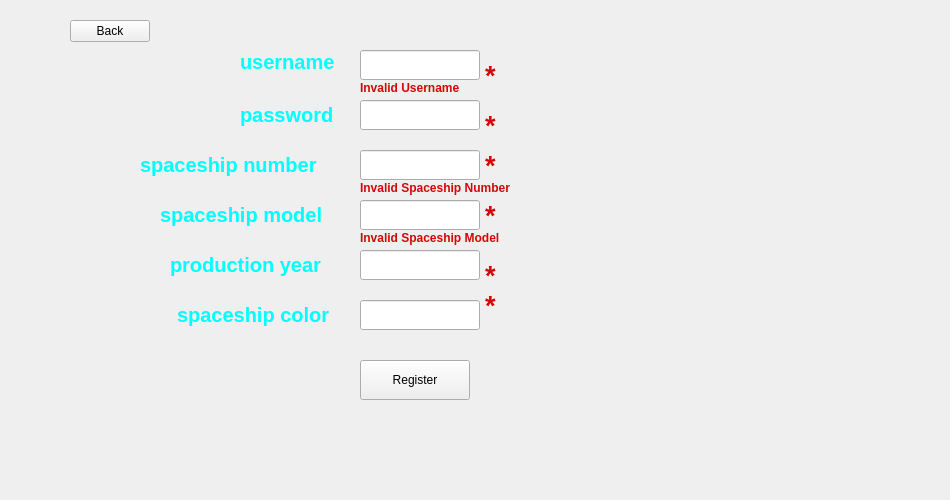
<?xml version="1.0" encoding="UTF-8"?>
<ui version="4.0">
 <class>driver_register</class>
 <widget class="QWidget" name="driver_register">
  <property name="geometry">
   <rect>
    <x>0</x>
    <y>0</y>
    <width>950</width>
    <height>500</height>
   </rect>
  </property>
  <property name="windowTitle">
   <string>Form</string>
  </property>
  <widget class="QLineEdit" name="lnusername">
   <property name="geometry">
    <rect>
     <x>360</x>
     <y>50</y>
     <width>120</width>
     <height>30</height>
    </rect>
   </property>
  </widget>
  <widget class="QLineEdit" name="lnpassword">
   <property name="geometry">
    <rect>
     <x>360</x>
     <y>100</y>
     <width>120</width>
     <height>30</height>
    </rect>
   </property>
  </widget>
  <widget class="QLineEdit" name="lnspaceship_num">
   <property name="geometry">
    <rect>
     <x>360</x>
     <y>150</y>
     <width>120</width>
     <height>30</height>
    </rect>
   </property>
  </widget>
  <widget class="QLineEdit" name="lnspaceship_model">
   <property name="geometry">
    <rect>
     <x>360</x>
     <y>200</y>
     <width>120</width>
     <height>30</height>
    </rect>
   </property>
  </widget>
  <widget class="QLineEdit" name="lnproduction_year">
   <property name="geometry">
    <rect>
     <x>360</x>
     <y>250</y>
     <width>120</width>
     <height>30</height>
    </rect>
   </property>
  </widget>
  <widget class="QLineEdit" name="lnspaceship_color">
   <property name="geometry">
    <rect>
     <x>360</x>
     <y>300</y>
     <width>120</width>
     <height>30</height>
    </rect>
   </property>
  </widget>
  <widget class="QLabel" name="username">
   <property name="geometry">
    <rect>
     <x>240</x>
     <y>50</y>
     <width>121</width>
     <height>21</height>
    </rect>
   </property>
   <property name="font">
    <font>
     <pointsize>15</pointsize>
     <weight>75</weight>
     <bold>true</bold>
    </font>
   </property>
   <property name="text">
    <string>&lt;html&gt;&lt;head/&gt;&lt;body&gt;&lt;p&gt;&lt;span style=&quot; color:#00ffff;&quot;&gt;username&lt;/span&gt;&lt;/p&gt;&lt;/body&gt;&lt;/html&gt;</string>
   </property>
  </widget>
  <widget class="QLabel" name="password">
   <property name="geometry">
    <rect>
     <x>240</x>
     <y>100</y>
     <width>121</width>
     <height>31</height>
    </rect>
   </property>
   <property name="font">
    <font>
     <pointsize>15</pointsize>
     <weight>75</weight>
     <bold>true</bold>
    </font>
   </property>
   <property name="text">
    <string>&lt;html&gt;&lt;head/&gt;&lt;body&gt;&lt;p&gt;&lt;span style=&quot; color:#00ffff;&quot;&gt;password&lt;/span&gt;&lt;/p&gt;&lt;/body&gt;&lt;/html&gt;</string>
   </property>
  </widget>
  <widget class="QLabel" name="model">
   <property name="geometry">
    <rect>
     <x>160</x>
     <y>200</y>
     <width>201</width>
     <height>31</height>
    </rect>
   </property>
   <property name="font">
    <font>
     <pointsize>15</pointsize>
     <weight>75</weight>
     <bold>true</bold>
    </font>
   </property>
   <property name="text">
    <string>&lt;html&gt;&lt;head/&gt;&lt;body&gt;&lt;p&gt;&lt;span style=&quot; color:#00ffff;&quot;&gt;spaceship model&lt;/span&gt;&lt;/p&gt;&lt;/body&gt;&lt;/html&gt;</string>
   </property>
  </widget>
  <widget class="QLabel" name="number">
   <property name="geometry">
    <rect>
     <x>140</x>
     <y>150</y>
     <width>211</width>
     <height>31</height>
    </rect>
   </property>
   <property name="font">
    <font>
     <pointsize>15</pointsize>
     <weight>75</weight>
     <bold>true</bold>
    </font>
   </property>
   <property name="text">
    <string>&lt;html&gt;&lt;head/&gt;&lt;body&gt;&lt;p&gt;&lt;span style=&quot; color:#00ffff;&quot;&gt;spaceship number&lt;/span&gt;&lt;/p&gt;&lt;/body&gt;&lt;/html&gt;</string>
   </property>
  </widget>
  <widget class="QLabel" name="production">
   <property name="geometry">
    <rect>
     <x>170</x>
     <y>250</y>
     <width>201</width>
     <height>31</height>
    </rect>
   </property>
   <property name="font">
    <font>
     <pointsize>15</pointsize>
     <weight>75</weight>
     <bold>true</bold>
    </font>
   </property>
   <property name="text">
    <string>&lt;html&gt;&lt;head/&gt;&lt;body&gt;&lt;p&gt;&lt;span style=&quot; color:#00ffff;&quot;&gt;production year&lt;/span&gt;&lt;/p&gt;&lt;/body&gt;&lt;/html&gt;</string>
   </property>
  </widget>
  <widget class="QLabel" name="color">
   <property name="geometry">
    <rect>
     <x>177</x>
     <y>300</y>
     <width>181</width>
     <height>31</height>
    </rect>
   </property>
   <property name="font">
    <font>
     <pointsize>15</pointsize>
     <weight>75</weight>
     <bold>true</bold>
    </font>
   </property>
   <property name="text">
    <string>&lt;html&gt;&lt;head/&gt;&lt;body&gt;&lt;p&gt;&lt;span style=&quot; color:#00ffff;&quot;&gt;spaceship color&lt;/span&gt;&lt;/p&gt;&lt;/body&gt;&lt;/html&gt;</string>
   </property>
  </widget>
  <widget class="QLabel" name="unfill_username">
   <property name="geometry">
    <rect>
     <x>485</x>
     <y>60</y>
     <width>21</width>
     <height>21</height>
    </rect>
   </property>
   <property name="font">
    <font>
     <pointsize>50</pointsize>
     <weight>75</weight>
     <bold>true</bold>
    </font>
   </property>
   <property name="text">
    <string>&lt;html&gt;&lt;head/&gt;&lt;body&gt;&lt;p&gt;&lt;span style=&quot; font-size:20pt; color:#d50606;&quot;&gt;*&lt;/span&gt;&lt;/p&gt;&lt;/body&gt;&lt;/html&gt;</string>
   </property>
  </widget>
  <widget class="QLabel" name="unfill_spaceship_model">
   <property name="geometry">
    <rect>
     <x>485</x>
     <y>200</y>
     <width>21</width>
     <height>21</height>
    </rect>
   </property>
   <property name="font">
    <font>
     <pointsize>20</pointsize>
     <weight>75</weight>
     <bold>true</bold>
    </font>
   </property>
   <property name="text">
    <string>&lt;html&gt;&lt;head/&gt;&lt;body&gt;&lt;p&gt;&lt;span style=&quot; color:#d50606;&quot;&gt;*&lt;/span&gt;&lt;/p&gt;&lt;/body&gt;&lt;/html&gt;</string>
   </property>
  </widget>
  <widget class="QLabel" name="unfill_spaceship_number">
   <property name="geometry">
    <rect>
     <x>485</x>
     <y>150</y>
     <width>21</width>
     <height>21</height>
    </rect>
   </property>
   <property name="font">
    <font>
     <pointsize>20</pointsize>
     <weight>75</weight>
     <bold>true</bold>
    </font>
   </property>
   <property name="text">
    <string>&lt;html&gt;&lt;head/&gt;&lt;body&gt;&lt;p&gt;&lt;span style=&quot; color:#d50606;&quot;&gt;*&lt;/span&gt;&lt;/p&gt;&lt;/body&gt;&lt;/html&gt;</string>
   </property>
  </widget>
  <widget class="QLabel" name="unfill_spaceship_color">
   <property name="geometry">
    <rect>
     <x>485</x>
     <y>290</y>
     <width>21</width>
     <height>21</height>
    </rect>
   </property>
   <property name="font">
    <font>
     <pointsize>20</pointsize>
     <weight>75</weight>
     <bold>true</bold>
    </font>
   </property>
   <property name="text">
    <string>&lt;html&gt;&lt;head/&gt;&lt;body&gt;&lt;p&gt;&lt;span style=&quot; color:#d50606;&quot;&gt;*&lt;/span&gt;&lt;/p&gt;&lt;/body&gt;&lt;/html&gt;</string>
   </property>
  </widget>
  <widget class="QLabel" name="unfill_production_year">
   <property name="geometry">
    <rect>
     <x>485</x>
     <y>260</y>
     <width>21</width>
     <height>21</height>
    </rect>
   </property>
   <property name="font">
    <font>
     <pointsize>20</pointsize>
     <weight>75</weight>
     <bold>true</bold>
    </font>
   </property>
   <property name="text">
    <string>&lt;html&gt;&lt;head/&gt;&lt;body&gt;&lt;p&gt;&lt;span style=&quot; color:#d50606;&quot;&gt;*&lt;/span&gt;&lt;/p&gt;&lt;/body&gt;&lt;/html&gt;</string>
   </property>
  </widget>
  <widget class="QLabel" name="unfill_password">
   <property name="geometry">
    <rect>
     <x>485</x>
     <y>110</y>
     <width>21</width>
     <height>21</height>
    </rect>
   </property>
   <property name="font">
    <font>
     <pointsize>20</pointsize>
     <weight>75</weight>
     <bold>true</bold>
    </font>
   </property>
   <property name="text">
    <string>&lt;html&gt;&lt;head/&gt;&lt;body&gt;&lt;p&gt;&lt;span style=&quot; color:#d50606;&quot;&gt;*&lt;/span&gt;&lt;/p&gt;&lt;/body&gt;&lt;/html&gt;</string>
   </property>
  </widget>
  <widget class="QPushButton" name="register_2">
   <property name="geometry">
    <rect>
     <x>360</x>
     <y>360</y>
     <width>110</width>
     <height>40</height>
    </rect>
   </property>
   <property name="text">
    <string>Register</string>
   </property>
  </widget>
  <widget class="QLabel" name="invalid_username">
   <property name="geometry">
    <rect>
     <x>360</x>
     <y>80</y>
     <width>121</width>
     <height>16</height>
    </rect>
   </property>
   <property name="font">
    <font>
     <weight>75</weight>
     <bold>true</bold>
    </font>
   </property>
   <property name="text">
    <string>&lt;html&gt;&lt;head/&gt;&lt;body&gt;&lt;p&gt;&lt;span style=&quot; color:#d50606;&quot;&gt;Invalid Username&lt;/span&gt;&lt;/p&gt;&lt;/body&gt;&lt;/html&gt;</string>
   </property>
  </widget>
  <widget class="QLabel" name="invalid_number">
   <property name="geometry">
    <rect>
     <x>360</x>
     <y>180</y>
     <width>181</width>
     <height>16</height>
    </rect>
   </property>
   <property name="font">
    <font>
     <weight>75</weight>
     <bold>true</bold>
    </font>
   </property>
   <property name="text">
    <string>&lt;html&gt;&lt;head/&gt;&lt;body&gt;&lt;p&gt;&lt;span style=&quot; color:#d50606;&quot;&gt;Invalid Spaceship Number&lt;/span&gt;&lt;/p&gt;&lt;/body&gt;&lt;/html&gt;</string>
   </property>
  </widget>
  <widget class="QLabel" name="invalid_model">
   <property name="geometry">
    <rect>
     <x>360</x>
     <y>230</y>
     <width>171</width>
     <height>16</height>
    </rect>
   </property>
   <property name="font">
    <font>
     <weight>75</weight>
     <bold>true</bold>
    </font>
   </property>
   <property name="text">
    <string>&lt;html&gt;&lt;head/&gt;&lt;body&gt;&lt;p&gt;&lt;span style=&quot; color:#d50606;&quot;&gt;Invalid Spaceship Model&lt;/span&gt;&lt;/p&gt;&lt;/body&gt;&lt;/html&gt;</string>
   </property>
  </widget>
  <widget class="QPushButton" name="back">
   <property name="geometry">
    <rect>
     <x>70</x>
     <y>20</y>
     <width>80</width>
     <height>22</height>
    </rect>
   </property>
   <property name="text">
    <string>Back</string>
   </property>
  </widget>
 </widget>
 <resources/>
 <connections/>
</ui>
